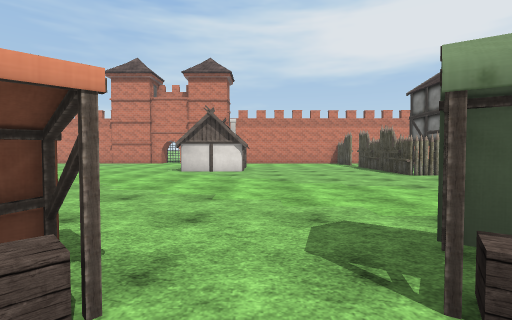
[1] (above)

20 first-person views from a walk through a scene from a Unity 3-D project. The camera is 1.4 m above the floor, tilts 2° down and sees 85° across. The floor is counted in squares, 2 m on a side. Each view is taken from the middle of a square. On the plan, view 1 faces up. The plan holds only what a view shows up to about 9 squares ahead; the rest is blank. The place goes on beyond the plan. The player is left out. Some surface patterns are stand-ins.

[2]
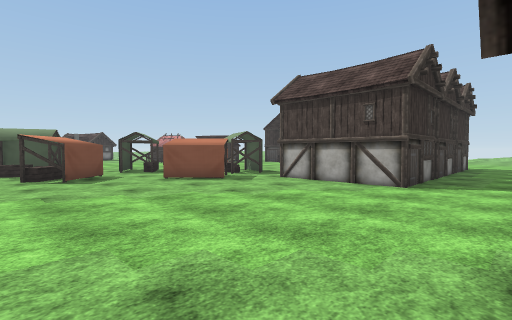

[3]
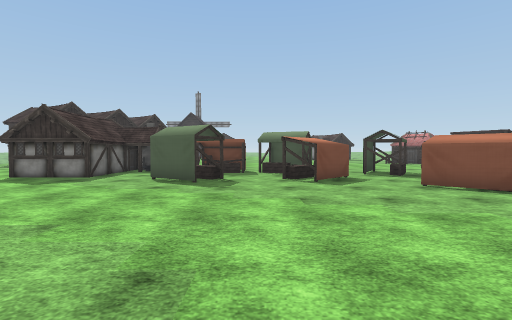

[4]
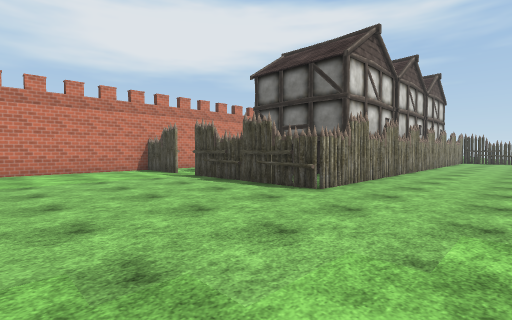

[5]
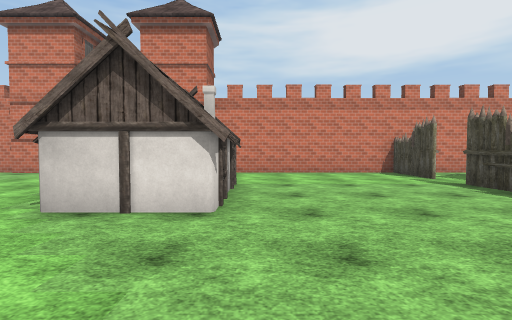

[6]
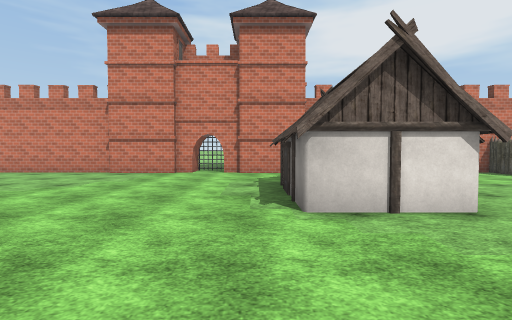

[7]
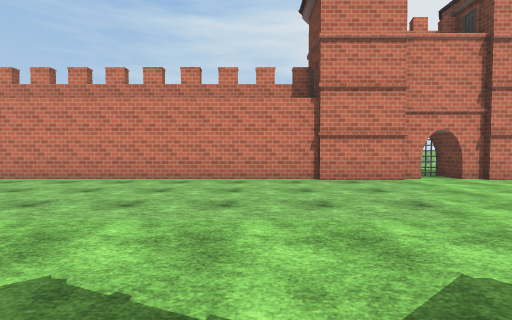

[8]
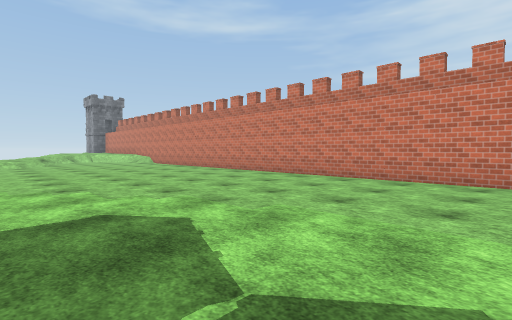

[9]
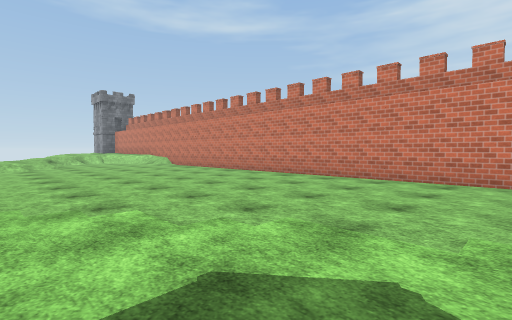

[10]
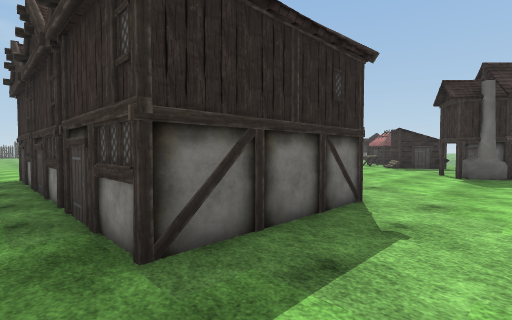

[11]
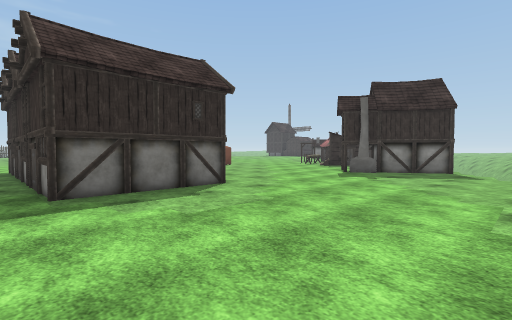

[12]
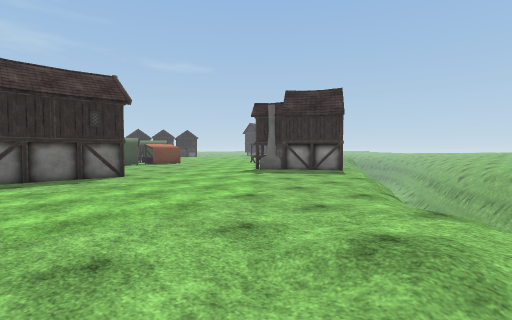

[13]
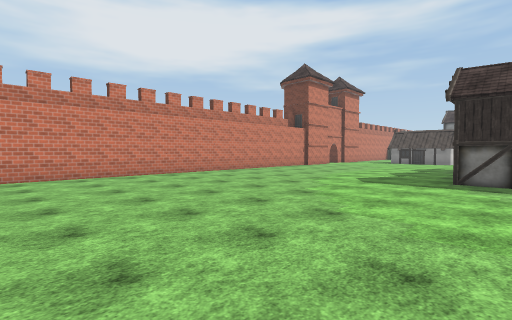

[14]
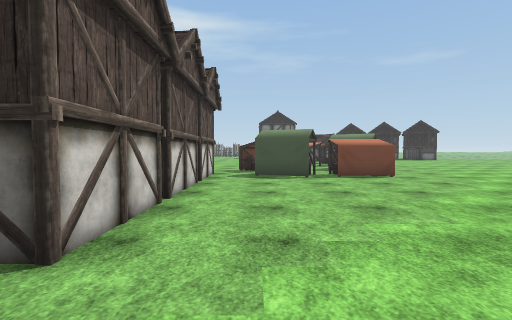

[15]
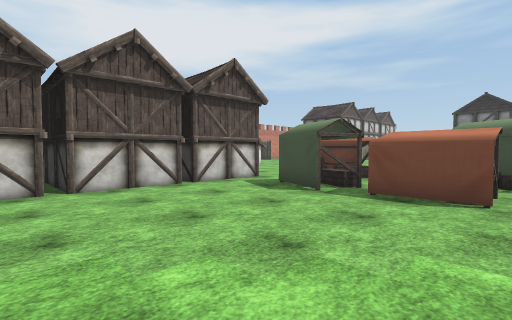

[16]
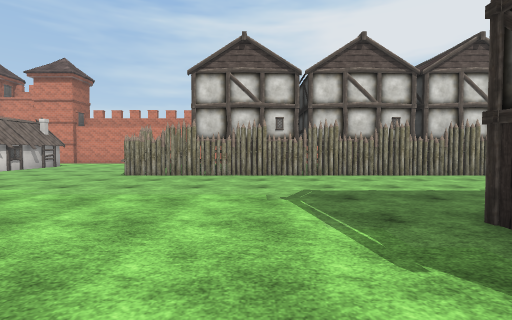

[17]
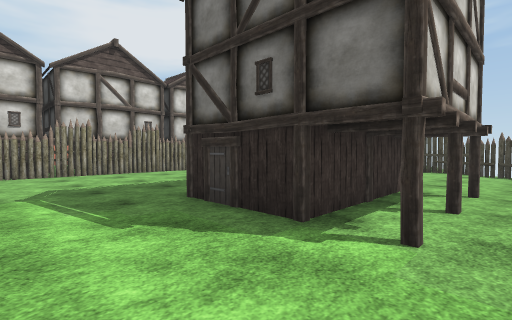

[18]
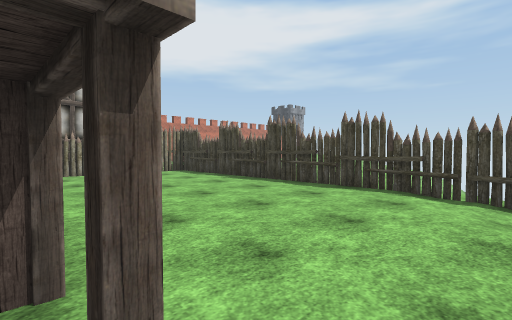

[19]
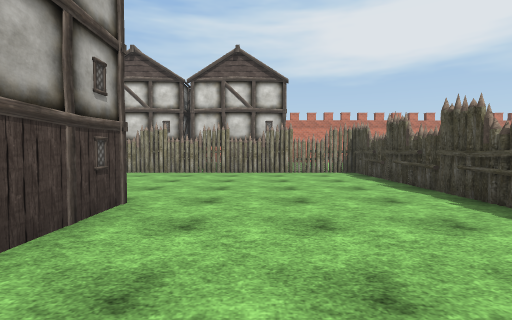

[20]
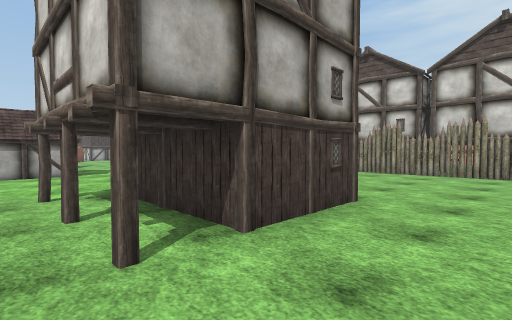

### Floor plan
Key: @ floor where view 1 was taken; # wall or solid block; x gap in a wall; . floor; / step, stairs or slope; = window, fence, low wall or low ledge; H house; O other object.
Columns run from 20 left of view 1 to 19 right of it. Each row starts with its distance up from view 1.
 16                 .#
 15 ############################
 14 ................... ....#..
 13 ................... ....#.
 12 ..................OO......
 11 ..................O ....#
 10 ..................O ....# ##     #
  9 ..................OO....x .#     #
  8 ........................###############
  7 ........HHHHHHH.......................#
  6 /.......H H   H.......................#
  5 //......H H H H.......................#
  4 //....................................#
  3  /............###............... .....#
  2   /...........#.#....#.........###....#
  1   =...........#...##.##..OO....###....#/
  0    /..........#.#x#.@.... O...#.##....#/
 -1     ..###.......#.##### O O........../x

Positions as (right, up) in squares from view 1, and headings:
1: (0, 0), facing up
2: (0, 9), facing down-left
3: (0, 8), facing down
4: (0, 5), facing up-right
5: (0, 6), facing up
6: (-3, 6), facing up
7: (-9, 8), facing up
8: (-10, 8), facing up-left
9: (-12, 8), facing up-left
10: (-14, 8), facing down-right
11: (-17, 8), facing down-right
12: (-20, 7), facing down-right
13: (-20, 6), facing up-right
14: (-14, 3), facing right
15: (-11, -1), facing up-right
16: (8, 0), facing up
17: (8, -1), facing up-right
18: (13, -1), facing up-right
19: (15, -1), facing up
20: (15, -1), facing up-left
